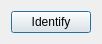
<?xml version="1.0" encoding="UTF-8"?>
<ui version="4.0">
 <class>WidgetIdentifierDialogBase</class>
 <widget class="QDialog" name="WidgetIdentifierDialogBase">
  <property name="geometry">
   <rect>
    <x>0</x>
    <y>0</y>
    <width>99</width>
    <height>32</height>
   </rect>
  </property>
  <property name="maximumSize">
   <size>
    <width>300</width>
    <height>100</height>
   </size>
  </property>
  <property name="windowTitle">
   <string>Widget Identifier</string>
  </property>
  <layout class="QVBoxLayout" name="verticalLayout">
   <item>
    <widget class="QPushButton" name="identifybutton">
     <property name="text">
      <string>Identify</string>
     </property>
    </widget>
   </item>
  </layout>
 </widget>
 <resources/>
 <connections/>
</ui>
